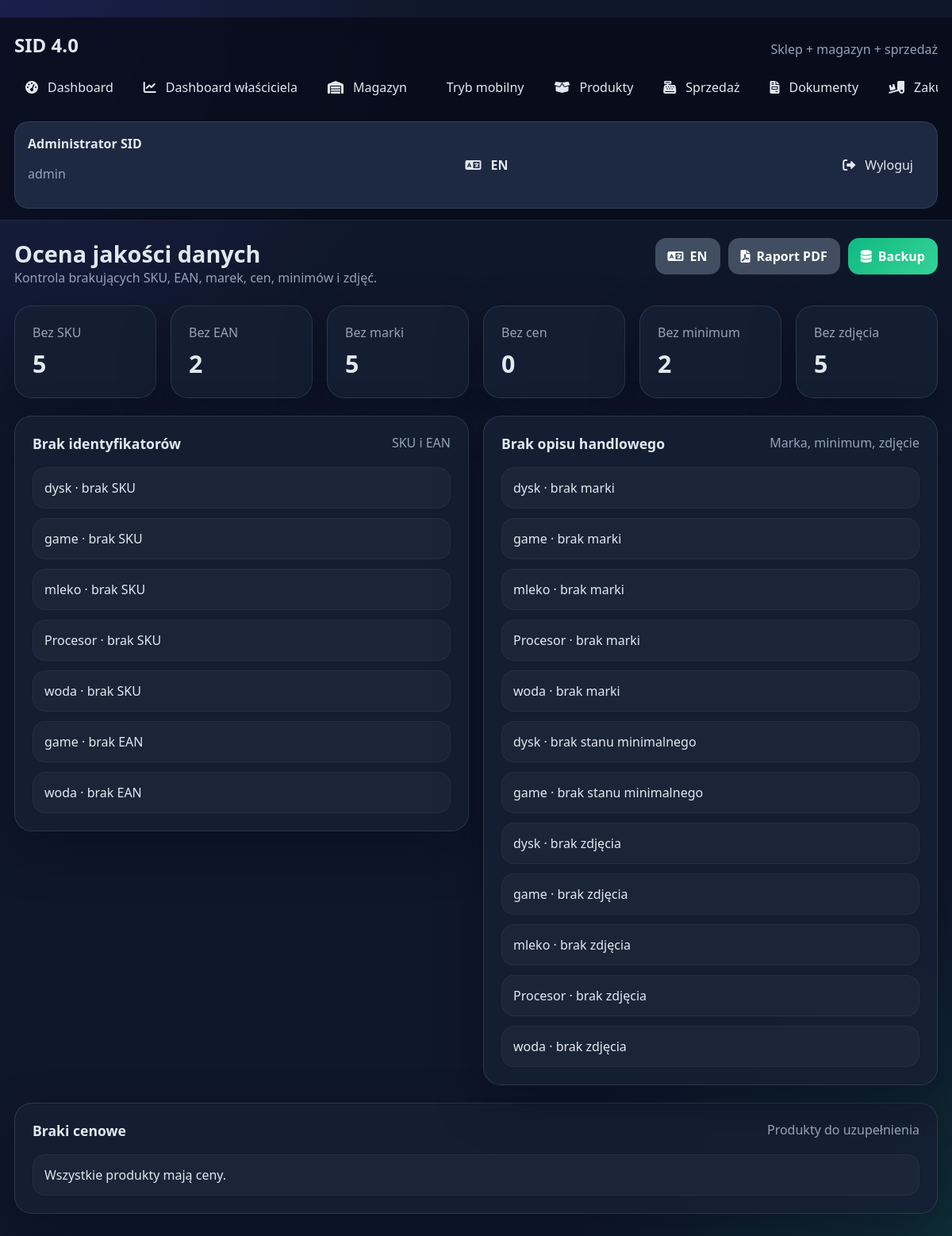
/data-quality (signed in), run on the app's committed database.
### tables this page shows
CREATE TABLE users (
        id INTEGER PRIMARY KEY AUTOINCREMENT,
        username TEXT UNIQUE NOT NULL,
        full_name TEXT NOT NULL,
        password_hash TEXT NOT NULL,
        role TEXT NOT NULL,
        active INTEGER NOT NULL DEFAULT 1,
        created_at TEXT NOT NULL
    );

CREATE TABLE products (
        id INTEGER PRIMARY KEY AUTOINCREMENT,
        title TEXT NOT NULL,
        sku TEXT UNIQUE,
        ean TEXT,
        category TEXT,
        brand TEXT,
        unit TEXT NOT NULL DEFAULT 'szt.',
        min_quantity INTEGER NOT NULL DEFAULT 0,
        purchase_price REAL NOT NULL DEFAULT 0,
        sale_price REAL NOT NULL DEFAULT 0,
        image TEXT,
        document TEXT,
        notes TEXT,
        created_at TEXT NOT NULL,
        updated_at TEXT NOT NULL
    );

### project.py (the view)
@app.route("/data-quality")
@login_required
def data_quality():
    return render_template("data_quality.html", quality=get_data_quality_report())

### project.py (called while the page is built)
def int_safe(value, default=0):
    try:
        if value is None or str(value).strip() == "":
            return default
        return int(float(str(value).replace(",", ".")))
    except (TypeError, ValueError):
        return default

def float_safe(value, default=0.0):
    try:
        if value is None or str(value).strip() == "":
            return default
        return float(str(value).replace(",", "."))
    except (TypeError, ValueError):
        return default

def clean_value(value, default=""):
    if value is None:
        return default
    return str(value).strip()

def get_current_language():
    lang = clean_value(session.get("lang"), "pl").lower()
    return lang if lang in SUPPORTED_LANGUAGES else "pl"

def tr(pl_text, en_text):
    return en_text if get_current_language() == "en" else pl_text

def current_language_label():
    return "EN" if get_current_language() == "en" else "PL"

def opposite_language():
    return "pl" if get_current_language() == "en" else "en"

def get_db():
    connection = sqlite3.connect(DATABASE, factory=ManagedSQLiteConnection)
    connection.row_factory = sqlite3.Row
    return connection

def query_all(sql, params=()):
    with get_db() as connection:
        return connection.execute(sql, params).fetchall()

def query_one(sql, params=()):
    with get_db() as connection:
        return connection.execute(sql, params).fetchone()

@app.before_request
def load_logged_user():
    user_id = session.get("user_id")
    g.user = None
    if user_id:
        g.user = query_one("SELECT * FROM users WHERE id = ? AND active = 1", (user_id,))

@app.context_processor
def inject_globals():
    return {
        "current_user": g.user,
        "roles": ROLES,
        "demo_mode": session.get("demo_mode", False),
        "current_language": get_current_language(),
        "current_language_label": current_language_label(),
        "opposite_language": opposite_language(),
        "supported_languages": SUPPORTED_LANGUAGES,
        "tr": tr,
    }

def login_required(view):
    @wraps(view)
    def wrapped_view(**kwargs):
        if g.user is None:
            return redirect(url_for("login"))
        return view(**kwargs)
    return wrapped_view

    def __exit__(self, exc_type, exc_value, traceback):
        try:
            if exc_type is None:
                self.commit()
            else:
                self.rollback()
        finally:
            self.close()
        return False

### templates/data_quality.html (shortened to what this page needs)
{% extends "base.html" %}
{% block page_title %}Ocena jakości danych{% endblock %}
{% block page_subtitle %}Kontrola brakujących SKU, EAN, marek, cen, minimów i zdjęć.{% endblock %}
{% block content %}
<section class="stats-grid compact">
    <article class="stat-card"><span>Bez SKU</span><h3>{{ quality.missing_sku|length }}</h3></article>
    <article class="stat-card"><span>Bez EAN</span><h3>{{ quality.missing_ean|length }}</h3></article>
    <article class="stat-card"><span>Bez marki</span><h3>{{ quality.missing_brand|length }}</h3></article>
    <article class="stat-card"><span>Bez cen</span><h3>{{ quality.missing_prices|length }}</h3></article>
    <article class="stat-card"><span>Bez minimum</span><h3>{{ quality.missing_minimums|length }}</h3></article>
    <article class="stat-card"><span>Bez zdjęcia</span><h3>{{ quality.missing_images|length }}</h3></article>
</section>
<section class="grid-two">
    <article class="panel-card"><div class="panel-head"><h3>Brak identyfikatorów</h3><span>SKU i EAN</span></div><ul class="simple-list">{% for item in quality.missing_sku %}<li>{{ item.title }} · brak SKU</li>{% endfor %}{% for item in quality.missing_ean %}<li>{{ item.title }} · brak EAN</li>{% endfor %}{% if not quality.missing_sku and not quality.missing_ean %}<li>Identyfikatory są kompletne.</li>{% endif %}</ul></article>
    <article class="panel-card"><div class="panel-head"><h3>Brak opisu handlowego</h3><span>Marka, minimum, zdjęcie</span></div><ul class="simple-list">{% for item in quality.missing_brand %}<li>{{ item.title }} · brak marki</li>{% endfor %}{% for item in quality.missing_minimums %}<li>{{ item.title }} · brak stanu minimalnego</li>{% endfor %}{% for item in quality.missing_images %}<li>{{ item.title }} · brak zdjęcia</li>{% endfor %}{% if not quality.missing_brand and not quality.missing_minimums and not quality.missing_images %}<li>Opis jakościowy jest kompletny.</li>{% endif %}</ul></article>
</section>
<section class="panel-card"><div class="panel-head"><h3>Braki cenowe</h3><span>Produkty do uzupełnienia</span></div><ul class="simple-list">{% for item in quality.missing_prices %}<li>{{ item.title }} · zakup {{ item.purchase_price }} / sprzedaż {{ item.sale_price }}</li>{% else %}<li>Wszystkie produkty mają ceny.</li>{% endfor %}</ul></section>
{% endblock %}

### templates/base.html (shortened to what this page needs)
﻿<!DOCTYPE html>
<html lang="{{ current_language }}" data-app-lang="{{ current_language }}">
<head>
    <link rel="stylesheet" href="{{ url_for('static', filename='style.css') }}">
    <link rel="stylesheet" href="https://cdnjs.cloudflare.com/ajax/libs/font-awesome/6.0.0/css/all.min.css">
</head>
<body class="app-shell" data-app-lang="{{ current_language }}">
    <aside class="sidebar">
        <div class="brand-block">
            <h1>SID 4.0</h1>
            <p>{{ tr("Sklep + magazyn + sprzedaż", "Store + warehouse + sales") }}</p>
        </div>
        <nav class="sidebar-nav">
            <a href="{{ url_for('dashboard') }}" class="{% if request.endpoint == 'dashboard' %}active{% endif %}"><i class="fas fa-gauge-high"></i> Dashboard</a>
            {% if current_user and current_user['role'] in ['admin', 'manager'] %}<a href="{{ url_for('owner_dashboard') }}" class="{% if request.endpoint == 'owner_dashboard' %}active{% endif %}"><i class="fas fa-chart-line"></i> {{ tr("Dashboard właściciela", "Owner dashboard") }}</a>{% endif %}
            <a href="{{ url_for('inventory') }}" class="{% if request.endpoint in ['inventory', 'add_inventory', 'edit_inventory'] %}active{% endif %}"><i class="fas fa-warehouse"></i> {{ tr("Magazyn", "Inventory") }}</a>
            <a href="{{ url_for('mobile_view') }}" class="{% if request.endpoint == 'mobile_view' %}active{% endif %}"> {{ tr("Tryb mobilny", "Mobile mode") }}</a>
            <a href="{{ url_for('products') }}" class="{% if request.endpoint == 'products' %}active{% endif %}"><i class="fas fa-box-open"></i> {{ tr("Produkty", "Products") }}</a>
            <a href="{{ url_for('sales') }}" class="{% if request.endpoint == 'sales' %}active{% endif %}"><i class="fas fa-cash-register"></i> {{ tr("Sprzedaż", "Sales") }}</a>
            <a href="{{ url_for('documents') }}" class="{% if request.endpoint in ['documents', 'document_detail', 'document_pdf'] %}active{% endif %}"><i class="fas fa-file-invoice"></i> {{ tr("Dokumenty", "Documents") }}</a>
            <a href="{{ url_for('purchases') }}" class="{% if request.endpoint == 'purchases' %}active{% endif %}"><i class="fas fa-truck-loading"></i> {{ tr("Zakupy", "Purchases") }}</a>
        </nav>
        <div class="sidebar-footer">
            <div><strong>{{ current_user['full_name'] if current_user else tr('Gość', 'Guest') }}</strong><p>{{ current_user['role'] if current_user else '' }}</p></div>
            <a href="{{ url_for('set_language', lang=opposite_language, next=request.full_path) }}" class="language-toggle"><i class="fas fa-language"></i> {{ opposite_language|upper }}</a>
            <a href="{{ url_for('logout') }}" class="logout-link"><i class="fas fa-sign-out-alt"></i> {{ tr("Wyloguj", "Log out") }}</a>
        </div>
    </aside>
    <main class="main-area">
        <header class="topbar">
            <div><h2>{% block page_title %}{% endblock %}</h2><p>{% block page_subtitle %}{% endblock %}</p></div>
            <div class="topbar-actions"><a href="{{ url_for('set_language', lang=opposite_language, next=request.full_path) }}" class="btn-secondary language-toggle"><i class="fas fa-language"></i> {{ opposite_language|upper }}</a><a href="{{ url_for('inventory_report') }}" class="btn-secondary"><i class="fas fa-file-pdf"></i> {{ tr("Raport PDF", "PDF report") }}</a>{% if current_user and current_user['role'] in ['admin', 'manager'] %}<a href="{{ url_for('backup') }}" class="btn-success"><i class="fas fa-database"></i> Backup</a>{% endif %}</div>
        </header>
        {% block content %}{% endblock %}
    </main>
</body>
</html>

### data on the page
users: full_name "Administrator SID", role "admin"
products: title "dysk"
products: title "game"
products: title "mleko"
products: title "Procesor"
products: title "woda"

### other printed values
{{ tr("Sklep + magazyn + sprzedaż", "Store + warehouse + sales") }} "Sklep + magazyn + sprzedaż"
{{ tr("Dashboard właściciela", "Owner dashboard") }} "Dashboard właściciela"
{{ tr("Magazyn", "Inventory") }} "Magazyn"
{{ tr("Tryb mobilny", "Mobile mode") }} "Tryb mobilny"
{{ tr("Produkty", "Products") }} "Produkty"
{{ tr("Sprzedaż", "Sales") }} "Sprzedaż"
{{ tr("Dokumenty", "Documents") }} "Dokumenty"
{{ opposite_language|upper }} "EN"
{{ tr("Wyloguj", "Log out") }} "Wyloguj"
{{ tr("Raport PDF", "PDF report") }} "Raport PDF"
{{ quality.missing_sku|length }} "5"
{{ quality.missing_ean|length }} "2"
{{ quality.missing_brand|length }} "5"
{{ quality.missing_prices|length }} "0"
{{ quality.missing_minimums|length }} "2"
